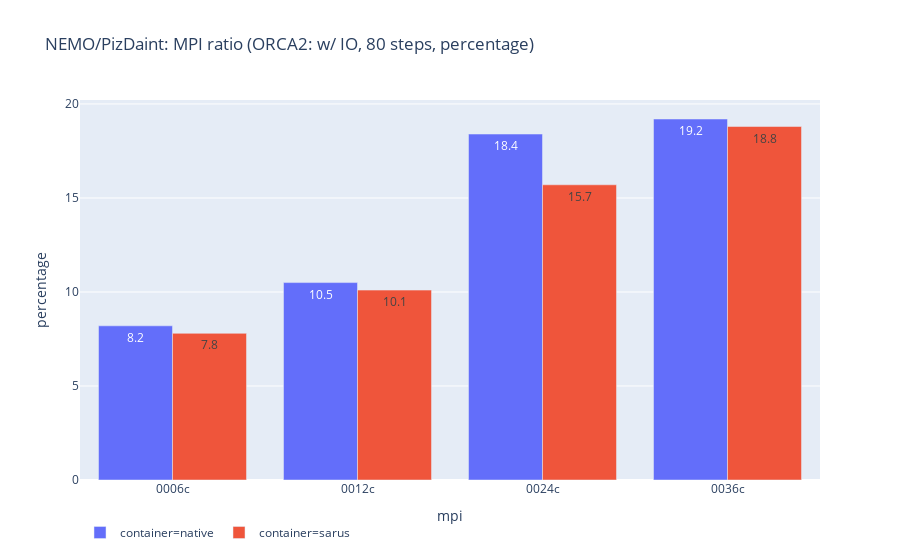

Here is the notebook cell this chart was saved with:
### Code cell
fig = px.bar(dfmpi, x='mpi', y='percentage',  color='container', barmode='group', title='NEMO/PizDaint: MPI ratio (ORCA2: w/ IO, 80 steps, percentage)', text='percentage', ) # textposition='auto') # height=100)
fig.update_layout(legend_orientation='h')
fig.show()

### Figure 1 — Plotly figure (JSON) as saved in the notebook; plotly's stock layout.template omitted (floating-point values rounded to 4 significant figures)
{"data": [{"alignmentgroup": "True", "hoverlabel": {"namelength": 0}, "hovertemplate": "container=native<br>mpi=%{x}<br>percentage=%{text}", "legendgroup": "container=native", "marker": {"color": "#636efa"}, "name": "container=native", "offsetgroup": "container=native", "orientation": "v", "showlegend": true, "text": [8.2, 10.5, 18.4, 19.2], "textposition": "auto", "type": "bar", "x": ["0006c", "0012c", "0024c", "0036c"], "xaxis": "x", "y": [8.2, 10.5, 18.4, 19.2], "yaxis": "y"}, {"alignmentgroup": "True", "hoverlabel": {"namelength": 0}, "hovertemplate": "container=sarus<br>mpi=%{x}<br>percentage=%{text}", "legendgroup": "container=sarus", "marker": {"color": "#EF553B"}, "name": "container=sarus", "offsetgroup": "container=sarus", "orientation": "v", "showlegend": true, "text": [7.8, 10.1, 15.7, 18.8], "textposition": "auto", "type": "bar", "x": ["0006c", "0012c", "0024c", "0036c"], "xaxis": "x", "y": [7.8, 10.1, 15.7, 18.8], "yaxis": "y"}], "layout": {"autosize": true, "barmode": "group", "legend": {"orientation": "h", "tracegroupgap": 0}, "title": {"text": "NEMO/PizDaint: MPI ratio (ORCA2: w/ IO, 80 steps, percentage)"}, "xaxis": {"anchor": "y", "autorange": true, "domain": [0, 1], "range": [-0.5, 3.5], "title": {"text": "mpi"}, "type": "category"}, "yaxis": {"anchor": "x", "autorange": true, "domain": [0, 1], "range": [0, 20.21], "title": {"text": "percentage"}, "type": "linear"}}}
